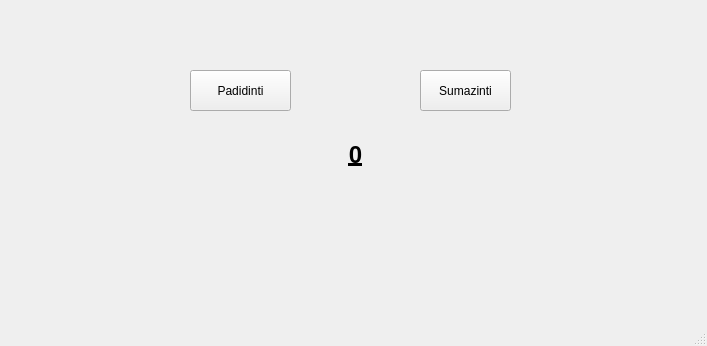
<?xml version="1.0" encoding="UTF-8"?>
<ui version="4.0">
 <class>MainWindow</class>
 <widget class="QMainWindow" name="MainWindow">
  <property name="geometry">
   <rect>
    <x>0</x>
    <y>0</y>
    <width>707</width>
    <height>346</height>
   </rect>
  </property>
  <property name="windowTitle">
   <string>MainWindow</string>
  </property>
  <widget class="QWidget" name="centralwidget">
   <widget class="QPushButton" name="padidinti">
    <property name="geometry">
     <rect>
      <x>190</x>
      <y>70</y>
      <width>101</width>
      <height>41</height>
     </rect>
    </property>
    <property name="autoFillBackground">
     <bool>true</bool>
    </property>
    <property name="text">
     <string>Padidinti</string>
    </property>
    <property name="checkable">
     <bool>false</bool>
    </property>
   </widget>
   <widget class="QPushButton" name="sumazinti">
    <property name="geometry">
     <rect>
      <x>420</x>
      <y>70</y>
      <width>91</width>
      <height>41</height>
     </rect>
    </property>
    <property name="text">
     <string>Sumazinti</string>
    </property>
   </widget>
   <widget class="QLabel" name="skaicius">
    <property name="geometry">
     <rect>
      <x>320</x>
      <y>120</y>
      <width>71</width>
      <height>71</height>
     </rect>
    </property>
    <property name="text">
     <string>&lt;html&gt;&lt;head/&gt;&lt;body&gt;&lt;p align=&quot;center&quot;&gt;&lt;span style=&quot; font-size:18pt; font-weight:700; text-decoration: underline;&quot;&gt;0&lt;/span&gt;&lt;/p&gt;&lt;/body&gt;&lt;/html&gt;</string>
    </property>
    <property name="wordWrap">
     <bool>true</bool>
    </property>
    <property name="margin">
     <number>0</number>
    </property>
   </widget>
  </widget>
  <widget class="QMenuBar" name="menubar">
   <property name="geometry">
    <rect>
     <x>0</x>
     <y>0</y>
     <width>707</width>
     <height>22</height>
    </rect>
   </property>
  </widget>
  <widget class="QStatusBar" name="statusbar"/>
 </widget>
 <resources/>
 <connections/>
</ui>
